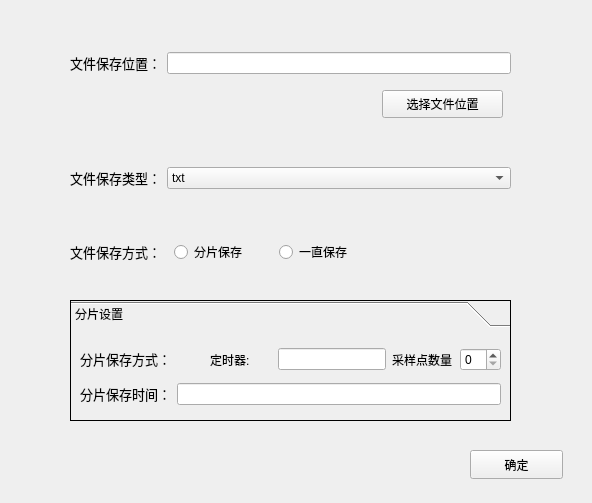
<?xml version="1.0" encoding="UTF-8"?>
<ui version="4.0">
 <class>StorageConfigWidget</class>
 <widget class="QWidget" name="StorageConfigWidget">
  <property name="geometry">
   <rect>
    <x>0</x>
    <y>0</y>
    <width>592</width>
    <height>503</height>
   </rect>
  </property>
  <property name="windowTitle">
   <string>Widget</string>
  </property>
  <widget class="QWidget" name="layoutWidget">
   <property name="geometry">
    <rect>
     <x>70</x>
     <y>50</y>
     <width>441</width>
     <height>26</height>
    </rect>
   </property>
   <layout class="QHBoxLayout" name="horizontalLayout">
    <item>
     <widget class="QLabel" name="labelFAdd">
      <property name="styleSheet">
       <string notr="true">font: 12pt &quot;Microsoft YaHei UI&quot;;</string>
      </property>
      <property name="text">
       <string>&lt;html&gt;&lt;head/&gt;&lt;body&gt;&lt;p&gt;&lt;span style=&quot; font-size:10pt;&quot;&gt;文件保存位置：&lt;/span&gt;&lt;/p&gt;&lt;/body&gt;&lt;/html&gt;</string>
      </property>
     </widget>
    </item>
    <item>
     <widget class="QLineEdit" name="fileAddEdit"/>
    </item>
   </layout>
  </widget>
  <widget class="QWidget" name="layoutWidget_3">
   <property name="geometry">
    <rect>
     <x>70</x>
     <y>140</y>
     <width>441</width>
     <height>77</height>
    </rect>
   </property>
   <layout class="QHBoxLayout" name="horizontalLayout_2" stretch="0,2">
    <item>
     <widget class="QLabel" name="labelFType">
      <property name="styleSheet">
       <string notr="true">font: 12pt &quot;Microsoft YaHei UI&quot;;</string>
      </property>
      <property name="text">
       <string>&lt;html&gt;&lt;head/&gt;&lt;body&gt;&lt;p&gt;&lt;span style=&quot; font-size:10pt;&quot;&gt;文件保存类型：&lt;/span&gt;&lt;/p&gt;&lt;/body&gt;&lt;/html&gt;</string>
      </property>
     </widget>
    </item>
    <item>
     <widget class="QComboBox" name="comboBox">
      <item>
       <property name="text">
        <string>txt</string>
       </property>
      </item>
      <item>
       <property name="text">
        <string>csv</string>
       </property>
      </item>
      <item>
       <property name="text">
        <string>mat</string>
       </property>
      </item>
     </widget>
    </item>
   </layout>
  </widget>
  <widget class="QPushButton" name="fSaveButton">
   <property name="geometry">
    <rect>
     <x>470</x>
     <y>450</y>
     <width>93</width>
     <height>29</height>
    </rect>
   </property>
   <property name="text">
    <string>确定</string>
   </property>
  </widget>
  <widget class="QWidget" name="layoutWidget_5">
   <property name="geometry">
    <rect>
     <x>70</x>
     <y>240</y>
     <width>307</width>
     <height>25</height>
    </rect>
   </property>
   <layout class="QHBoxLayout" name="horizontalLayout_3" stretch="0,0,0">
    <item>
     <widget class="QLabel" name="labelFWay">
      <property name="styleSheet">
       <string notr="true">font: 12pt &quot;Microsoft YaHei UI&quot;;</string>
      </property>
      <property name="text">
       <string>&lt;html&gt;&lt;head/&gt;&lt;body&gt;&lt;p&gt;&lt;span style=&quot; font-size:10pt;&quot;&gt;文件保存方式：&lt;/span&gt;&lt;/p&gt;&lt;/body&gt;&lt;/html&gt;</string>
      </property>
     </widget>
    </item>
    <item>
     <widget class="QRadioButton" name="pieceRadioButton">
      <property name="text">
       <string>分片保存</string>
      </property>
      <property name="checkable">
       <bool>true</bool>
      </property>
     </widget>
    </item>
    <item>
     <widget class="QRadioButton" name="allRadioButton">
      <property name="text">
       <string>一直保存</string>
      </property>
     </widget>
    </item>
   </layout>
  </widget>
  <widget class="QToolBox" name="toolBox">
   <property name="geometry">
    <rect>
     <x>70</x>
     <y>300</y>
     <width>441</width>
     <height>121</height>
    </rect>
   </property>
   <property name="frameShape">
    <enum>QFrame::Box</enum>
   </property>
   <property name="currentIndex">
    <number>0</number>
   </property>
   <widget class="QWidget" name="toolBoxPage1" native="true">
    <attribute name="label">
     <string>分片设置</string>
    </attribute>
    <layout class="QVBoxLayout" name="verticalLayout" stretch="0,0">
     <item>
      <layout class="QHBoxLayout" name="horizontalLayout_5" stretch="2,1,0,1,0">
       <item>
        <widget class="QLabel" name="labelPWay">
         <property name="styleSheet">
          <string notr="true">font: 12pt &quot;Microsoft YaHei UI&quot;;</string>
         </property>
         <property name="text">
          <string>&lt;html&gt;&lt;head/&gt;&lt;body&gt;&lt;p&gt;&lt;span style=&quot; font-size:10pt;&quot;&gt;分片保存方式：&lt;/span&gt;&lt;/p&gt;&lt;/body&gt;&lt;/html&gt;</string>
         </property>
        </widget>
       </item>
       <item>
        <widget class="QLabel" name="labelTImeComfig">
         <property name="text">
          <string>定时器:</string>
         </property>
        </widget>
       </item>
       <item>
        <widget class="QLineEdit" name="timeConfigEdit"/>
       </item>
       <item>
        <widget class="QLabel" name="label">
         <property name="text">
          <string>采样点数量</string>
         </property>
        </widget>
       </item>
       <item>
        <widget class="QSpinBox" name="pieceNumspinBox"/>
       </item>
      </layout>
     </item>
     <item>
      <layout class="QHBoxLayout" name="horizontalLayout_4">
       <item>
        <widget class="QLabel" name="labelPTime">
         <property name="styleSheet">
          <string notr="true">font: 12pt &quot;Microsoft YaHei UI&quot;;</string>
         </property>
         <property name="text">
          <string>&lt;html&gt;&lt;head/&gt;&lt;body&gt;&lt;p&gt;&lt;span style=&quot; font-size:10pt;&quot;&gt;分片保存时间：&lt;/span&gt;&lt;/p&gt;&lt;/body&gt;&lt;/html&gt;</string>
         </property>
        </widget>
       </item>
       <item>
        <widget class="QLineEdit" name="pieceTimeEdit"/>
       </item>
      </layout>
     </item>
    </layout>
   </widget>
  </widget>
  <widget class="QPushButton" name="chockFAddButton">
   <property name="geometry">
    <rect>
     <x>382</x>
     <y>90</y>
     <width>121</width>
     <height>28</height>
    </rect>
   </property>
   <property name="text">
    <string>选择文件位置</string>
   </property>
  </widget>
  <zorder>toolBox</zorder>
  <zorder>layoutWidget</zorder>
  <zorder>layoutWidget_3</zorder>
  <zorder>fSaveButton</zorder>
  <zorder>layoutWidget_5</zorder>
  <zorder>chockFAddButton</zorder>
 </widget>
 <resources/>
 <connections/>
</ui>
